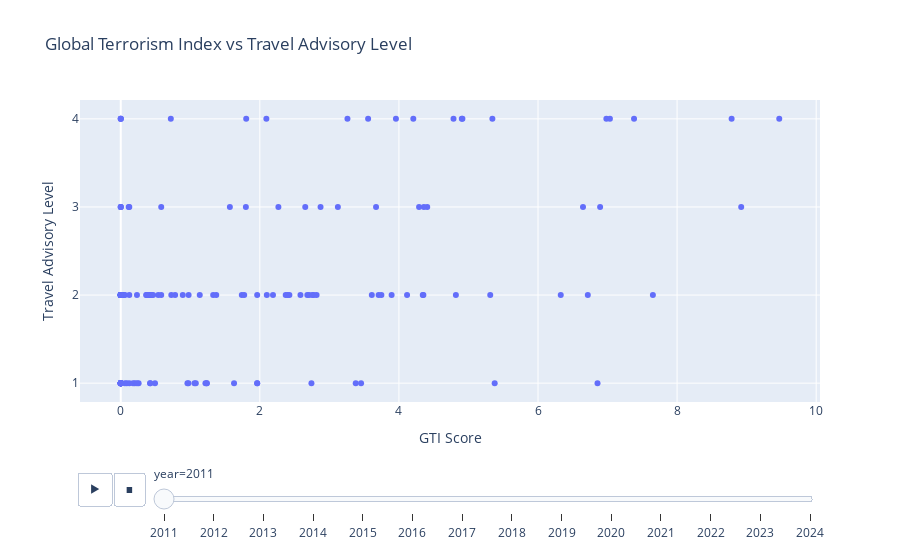

Source (notebook cell):
### Markdown cell above
### Global Terrorism Index vs Advisory Level

### Code cell
gti_filtered = merged_clean.dropna(subset=["gti_score"])

fig_gti = px.scatter(
    gti_filtered,
    x="gti_score",
    y="advisory_level",
    animation_frame="year",
    hover_name="country",
    title="Global Terrorism Index vs Travel Advisory Level",
    labels={"gti_score": "GTI Score", "advisory_level": "Travel Advisory Level"}
)

fig_gti.update_layout(yaxis=dict(tickmode='array', tickvals=[1, 2, 3, 4]))
fig_gti.show()

### Figure 1 — Plotly figure (JSON) as saved in the notebook; plotly's stock layout.template omitted (floating-point values rounded to 4 significant figures; data arrays with more than 128 entries replaced by an {"elided": "..."} marker saying what was removed)
{"data": [{"hovertemplate": "<b>%{hovertext}</b><br><br>year=2011<br>GTI Score=%{x}<br>Travel Advisory Level=%{y}<extra></extra>", "hovertext": {"elided": "153 str values"}, "legendgroup": "", "marker": {"color": "#636efa", "symbol": "circle"}, "mode": "markers", "name": "", "orientation": "v", "showlegend": false, "type": "scatter", "x": {"elided": "153 float values"}, "xaxis": "x", "y": {"elided": "153 int values"}, "yaxis": "y"}], "layout": {"legend": {"tracegroupgap": 0}, "sliders": [{"active": 0, "currentvalue": {"prefix": "year="}, "len": 0.9, "pad": {"b": 10, "t": 60}, "steps": [{"args": [["2011"], {"frame": {"duration": 0, "redraw": false}, "fromcurrent": true, "mode": "immediate", "transition": {"duration": 0, "easing": "linear"}}], "label": "2011", "method": "animate"}, {"args": [["2012"], {"frame": {"duration": 0, "redraw": false}, "fromcurrent": true, "mode": "immediate", "transition": {"duration": 0, "easing": "linear"}}], "label": "2012", "method": "animate"}, {"args": [["2013"], {"frame": {"duration": 0, "redraw": false}, "fromcurrent": true, "mode": "immediate", "transition": {"duration": 0, "easing": "linear"}}], "label": "2013", "method": "animate"}, {"args": [["2014"], {"frame": {"duration": 0, "redraw": false}, "fromcurrent": true, "mode": "immediate", "transition": {"duration": 0, "easing": "linear"}}], "label": "2014", "method": "animate"}, {"args": [["2015"], {"frame": {"duration": 0, "redraw": false}, "fromcurrent": true, "mode": "immediate", "transition": {"duration": 0, "easing": "linear"}}], "label": "2015", "method": "animate"}, {"args": [["2016"], {"frame": {"duration": 0, "redraw": false}, "fromcurrent": true, "mode": "immediate", "transition": {"duration": 0, "easing": "linear"}}], "label": "2016", "method": "animate"}, {"args": [["2017"], {"frame": {"duration": 0, "redraw": false}, "fromcurrent": true, "mode": "immediate", "transition": {"duration": 0, "easing": "linear"}}], "label": "2017", "method": "animate"}, {"args": [["2018"], {"frame": {"duration": 0, "redraw": false}, "fromcurrent": true, "mode": "immediate", "transition": {"duration": 0, "easing": "linear"}}], "label": "2018", "method": "animate"}, {"args": [["2019"], {"frame": {"duration": 0, "redraw": false}, "fromcurrent": true, "mode": "immediate", "transition": {"duration": 0, "easing": "linear"}}], "label": "2019", "method": "animate"}, {"args": [["2020"], {"frame": {"duration": 0, "redraw": false}, "fromcurrent": true, "mode": "immediate", "transition": {"duration": 0, "easing": "linear"}}], "label": "2020", "method": "animate"}, {"args": [["2021"], {"frame": {"duration": 0, "redraw": false}, "fromcurrent": true, "mode": "immediate", "transition": {"duration": 0, "easing": "linear"}}], "label": "2021", "method": "animate"}, {"args": [["2022"], {"frame": {"duration": 0, "redraw": false}, "fromcurrent": true, "mode": "immediate", "transition": {"duration": 0, "easing": "linear"}}], "label": "2022", "method": "animate"}, {"args": [["2023"], {"frame": {"duration": 0, "redraw": false}, "fromcurrent": true, "mode": "immediate", "transition": {"duration": 0, "easing": "linear"}}], "label": "2023", "method": "animate"}, {"args": [["2024"], {"frame": {"duration": 0, "redraw": false}, "fromcurrent": true, "mode": "immediate", "transition": {"duration": 0, "easing": "linear"}}], "label": "2024", "method": "animate"}], "x": 0.1, "xanchor": "left", "y": 0, "yanchor": "top"}], "title": {"text": "Global Terrorism Index vs Travel Advisory Level"}, "updatemenus": [{"buttons": [{"args": [null, {"frame": {"duration": 500, "redraw": false}, "fromcurrent": true, "mode": "immediate", "transition": {"duration": 500, "easing": "linear"}}], "label": "&#9654;", "method": "animate"}, {"args": [[null], {"frame": {"duration": 0, "redraw": false}, "fromcurrent": true, "mode": "immediate", "transition": {"duration": 0, "easing": "linear"}}], "label": "&#9724;", "method": "animate"}], "direction": "left", "pad": {"r": 10, "t": 70}, "showactive": false, "type": "buttons", "x": 0.1, "xanchor": "right", "y": 0, "yanchor": "top"}], "xaxis": {"anchor": "y", "domain": [0, 1], "title": {"text": "GTI Score"}}, "yaxis": {"anchor": "x", "domain": [0, 1], "tickmode": "array", "tickvals": [1, 2, 3, 4], "title": {"text": "Travel Advisory Level"}}}}
